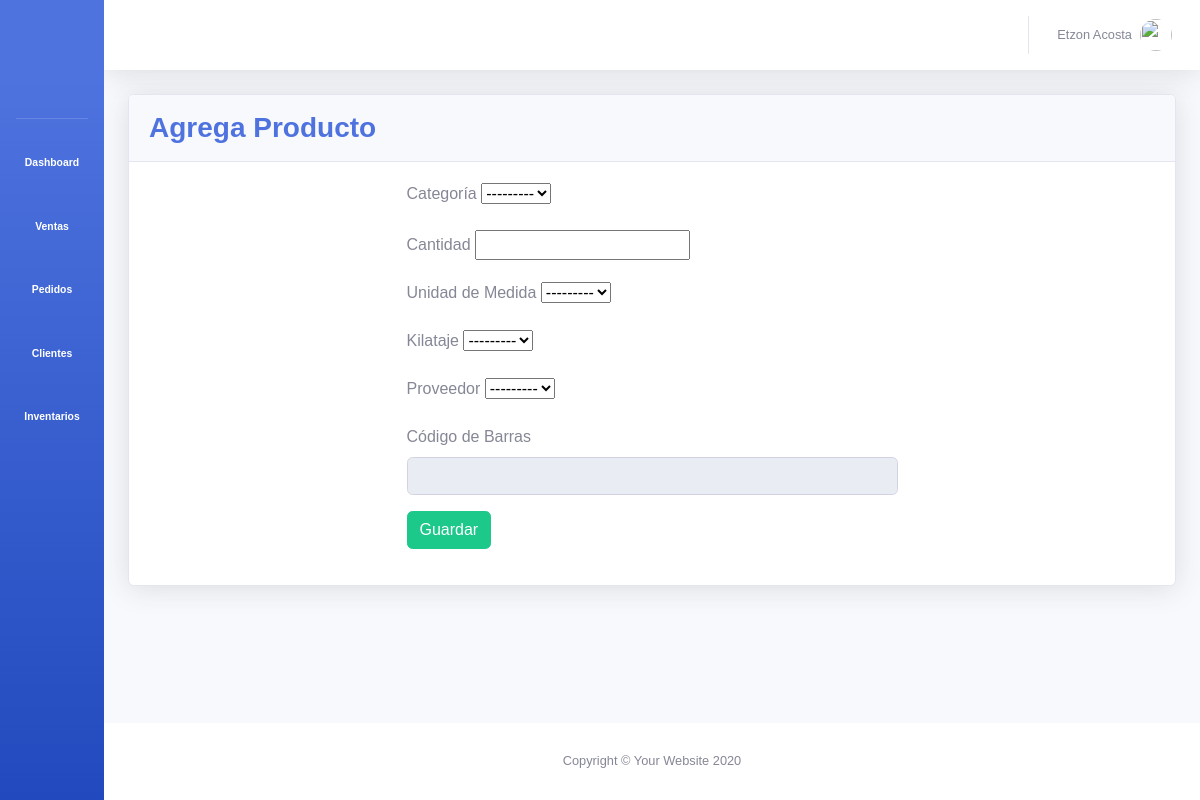
Page /inventarios/agrega_producto/ on the earlier database version.
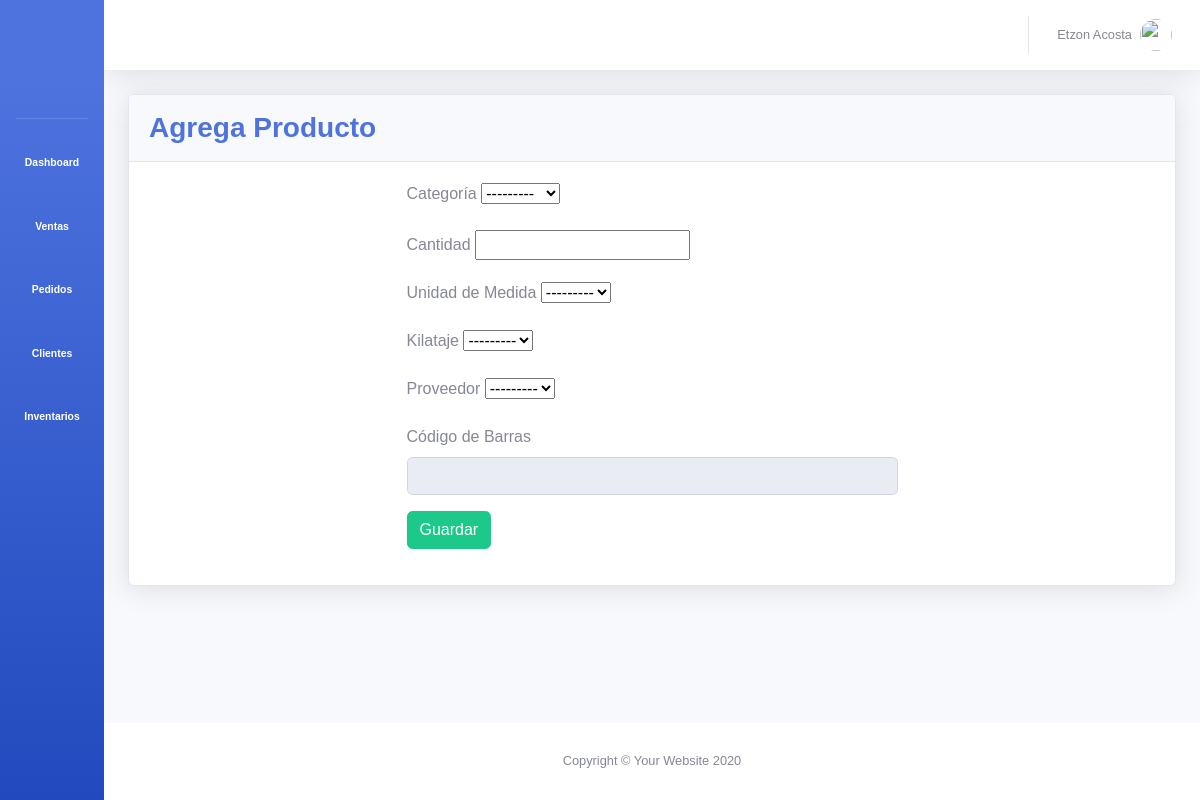
Same page on the later database version.
### inventarios/models.py (models this page shows)
class Category(models.Model):
	category_id = models.AutoField(primary_key=True)
	name = models.CharField(max_length=50)
	class Meta:
		db_table = 'categories'
		verbose_name_plural = 'categories'
	def __str__(self):
		return self.name

### inventarios/views.py (the view, shortened to what this page needs)
# urls.py: path('agrega_producto/', views.agrega_producto, name='agrega_producto'),
def agrega_producto(request):
	form = ProductForm()
	contexto = {'form': form}
	return render(request, 'inventarios/producto_form.html', contexto)

### inventarios/forms.py
class ProductForm(ModelForm):
	class Meta:
		model = Product
		fields = '__all__'
		exclude = ['barcode']

### inventarios/templates/inventarios/producto_form.html (shortened to what this page needs)
{% extends 'base.html' %}
{% load static %}
{% block css_variables %}
	<link rel="stylesheet" type="text/css" href="{% static '/css/inventarios/crud_productos.css' %}">
{% endblock %}
{% block content %}
	<div class="row">
		<div class="col-xl-12">
		  <div class="card shadow mb-4">
		    <div class="card-header py-3">
		      <h3 class="m-0 font-weight-bold text-primary">Agrega Producto</h3>
		    </div>
		    <div class="card-body">
		    	<div class="row">
		    		<div class="col-xl-12">
		    			<form method="POST" id="agrega-producto">
		    				<div class="row justify-content-center">
		    					<div class="col-xl-6">
		    						<div class="form-group">
			    						<label for="exampleInputEmail1">Categoría</label>
			    						{{ form.category }}
		    						</div>
		    					</div>
		    				</div>
		    				<div class="row justify-content-center">
		    					<div class="col-xl-6">
		    						<div class="form-group">
				    					<label for="exampleInputEmail1">Cantidad</label>
				    					{{ form.quantity }}
		    						</div>
		    					</div>
		    				</div>
		    				<div class="row justify-content-center">
		    					<div class="col-xl-6">
		    						<div class="form-group">
				    					<label for="exampleInputEmail1">Unidad de Medida</label>
				    					{{ form.unit_measurement }}
		    						</div>
		    					</div>
		    				</div>
		    				<div class="row justify-content-center">
		    					<div class="col-xl-6">
		    						<div class="form-group">
				    					<label for="exampleInputEmail1">Kilataje</label>
				    					{{ form.kilate }}
		    						</div>
		    					</div>
		    				</div>
		    				<div class="row justify-content-center">
		    					<div class="col-xl-6">
		    						<div class="form-group">
				    					<label for="exampleInputEmail1">Proveedor</label>
				    					{{ form.vendor }}
		    						</div>
		    					</div>
		    				</div>
		    				<div class="row justify-content-center">
		    					<div class="col-xl-6">
		    						<div class="form-group">
				    					<label for="exampleInputEmail1">Código de Barras</label>
				    					<input type="number" class="form-control" id="barcode-input" disabled="true">
		    						</div>
		    					</div>
		    				</div>
		    				<div class="row justify-content-center">
		    					<div class="col-xl-6">
		    						<div class="form-group">
				    					<input type="submit" class="btn btn-success" value="Guardar">
		    						</div>
		    					</div>
		    				</div>
		    			</form>
		    		</div>
		    	</div>
		    </div>
		  </div>
		</div>
	</div>
{% endblock %}

Differences in the rows shown:
added Category: category "---------"
Other differences:
form field category: "---------" → (not shown)
